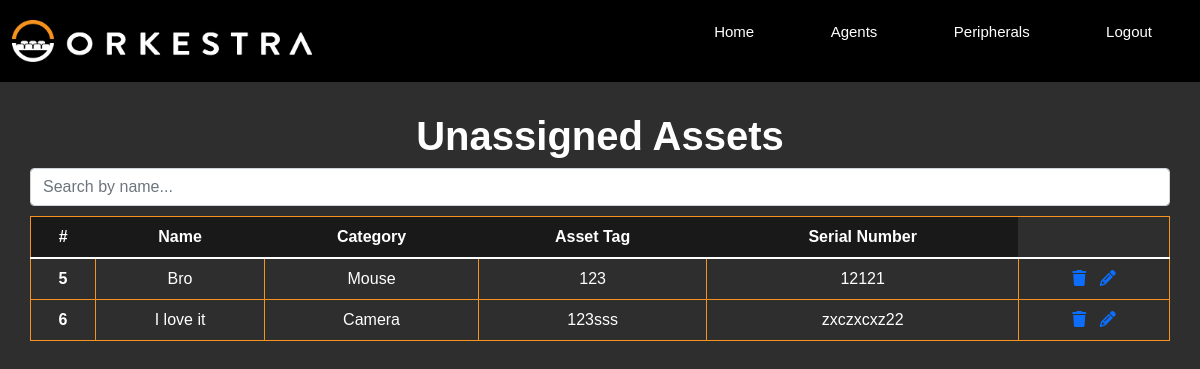
Page /asset-view on the earlier database version.
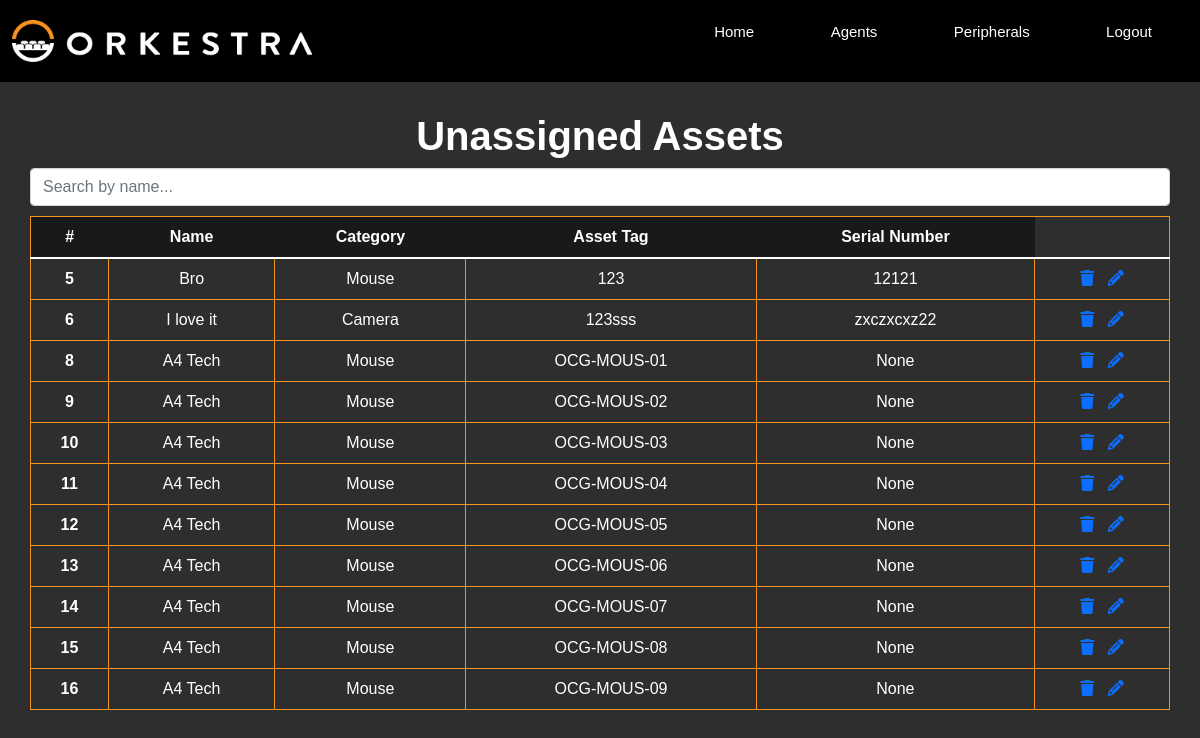
Same page on the later database version.
### models.py (models this page shows)
class Stock(db.Model):
    __tablename__ = 'stock'
    id = db.Column(db.Integer, primary_key=True, autoincrement=True)
    name = db.Column(db.Text, unique=False, nullable=False)
    category = db.Column(db.String(30), unique=False, nullable=False)
    asset_tag = db.Column(db.String(30), unique=False, nullable=False)
    serial_number = db.Column(db.String(30), unique=False, nullable=False)

### main.py (the view)
@app.route("/asset-view", methods=['GET'])
def asset_view():
    msg = ""
    all_stocks_query = """
    SELECT * FROM stock
    WHERE id NOT IN (
    SELECT stock_id FROM asset
    );
    """
    stocks_not_in_asset = db.session.execute(text(all_stocks_query))
    if not stocks_not_in_asset:
        msg = "No unassigned assets found."
    return render_template("asset-view.html", msg=msg, stocks=stocks_not_in_asset)

### templates/asset-view.html (shortened to what this page needs)
<!DOCTYPE html>
<html lang="en">
<head>
  <link href="https://cdn.jsdelivr.net/npm/bootstrap@5.1.3/dist/css/bootstrap.min.css" rel="stylesheet">
  <link rel="stylesheet" href="static\css\styles.css">
</head>
<body>
  <header>
    <nav>
     <a href="{{ url_for('home') }}"><img src="static\css\assets\orkestra-main-logo.png" alt=""></a>
     <div class="nav-links">
        <ul>
            <li><a href="{{ url_for('home') }}">Home</a></li>
            <li><a href="{{ url_for('view') }}">Agents</a></li>
            <li><a href="{{ url_for('asset_view') }}">Peripherals</a></li>
            <li><a href="{{ url_for('login') }}">Logout</a></li>
        </ul>
    </div>
    </nav>
</header>
    <div class="assetView">
      <div class="assetHeader">
        <h1>Unassigned Assets</h1>
        <div class="search-bar">
          <input type="text" class="form-control" id="myInput" onkeyup="myFunction()" placeholder="Search by name...">
        </div>
      </div>
      <div class="assetTable">
        <table class="table" id="myTable">
          <thead>
            <tr>
              <th scope="col">#</th>
              <th scope="col">Name</th>
              <th scope="col">Category</th>
              <th scope="col">Asset Tag</th>
              <th scope="col">Serial Number</th>
            </tr>
          </thead>
          <tbody>
            {% for stock in stocks %}
            <tr>
              <th scope="row">{{ stock.id }}</th>
              <td>{{ stock.name }}</td>
              <td>{{ stock.category }}</td>
              <td>{{ stock.asset_tag }}</td>
              <td>{{ stock.serial_number }}</td>
              <td>
                <a href="{{ url_for('delete_asset', asset_id=stock.id) }}" class="confirmation">  <i class="fa-solid fa-trash"></i>
                </a>
                <a href="{{ url_for('asset_update', num=stock.id) }}">
                    <i class="fa-solid fa-pencil"></i>
                  </a>
              </td>
            </tr>
            {% endfor %}
          </tbody>
        </table>
      </div>
    </div>
</body>
</html>

### static/css/styles.css (style rules this page uses)
* { margin: 0; padding: 0; font-family: "Montserrat", sans-serif; box-sizing: border-box; }
body { background-color: #2E2E2E; }
nav { display: flex; padding: 1%; justify-content: space-between; align-items: center; background-color: #000000; }
nav img { width: 300px; }
.nav-links { flex: 1; text-align: right; }
.nav-links ul li { list-style: none; display: inline-block; padding: 8px 12px; position: relative; }
.nav-links ul li a { color: #fff; text-decoration: none; font-size: 15px; padding: 10px 24px; }
.nav-links ul li::after { content: ''; width: 0%; height: 2px; background: #fff; display: block; margin: auto; transition: 0.5s; }
.searchTable th, td { border: 1px solid #F6921E; padding: 20px; }
.assetView { justify-content: center; text-align: center; padding: 30px; }
.assetHeader h1 { font-weight: bold; color: white; }
.assetTable table { margin-top: 10px; border: 1px solid #F6921E; border-collapse: collapse; }
.assetTable a { text-decoration: none; }
.assetTable thead { color: white; background-color: #191919; }
.assetTable tbody { color: white; }

Differences in the rows shown:
added Stock: id "8", name "A4 Tech", category "Mouse", asset_tag "OCG-MOUS-01", serial_number "None"
added Stock: id "9", name "A4 Tech", category "Mouse", asset_tag "OCG-MOUS-02", serial_number "None"
added Stock: id "10", name "A4 Tech", category "Mouse", asset_tag "OCG-MOUS-03", serial_number "None"
added Stock: id "11", name "A4 Tech", category "Mouse", asset_tag "OCG-MOUS-04", serial_number "None"
added Stock: id "12", name "A4 Tech", category "Mouse", asset_tag "OCG-MOUS-05", serial_number "None"
added Stock: id "13", name "A4 Tech", category "Mouse", asset_tag "OCG-MOUS-06", serial_number "None"
added Stock: id "14", name "A4 Tech", category "Mouse", asset_tag "OCG-MOUS-07", serial_number "None"
added Stock: id "15", name "A4 Tech", category "Mouse", asset_tag "OCG-MOUS-08", serial_number "None"
added Stock: id "16", name "A4 Tech", category "Mouse", asset_tag "OCG-MOUS-09", serial_number "None"
